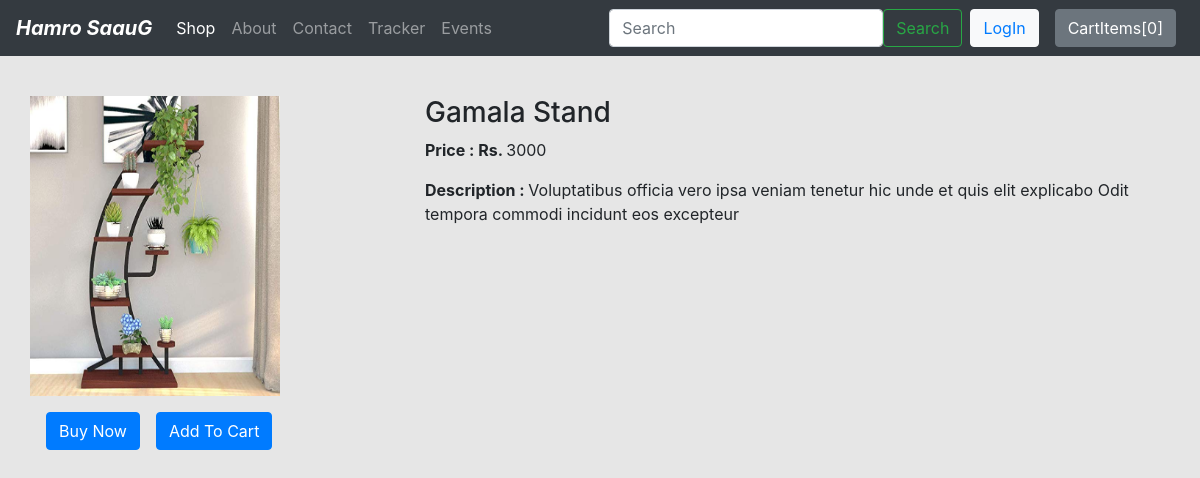
Screenshot of /product/10 with the database file from the repository.
### shop/models.py (models this page shows, shortened)
class Product(models.Model):
    product_name = models.CharField(max_length=50)
    category = models.CharField(max_length=50, default="")
    sub_category = models.CharField(max_length=50, default="")
    price = models.IntegerField(default="0")
    desciption = models.CharField(max_length=300)
    publish_date = models.DateField()
    image = models.ImageField(upload_to="shop/images", default="")

### shop/views.py (the view)
# urls.py: path('product/<int:pro_id>', views.product_view, name='product_view'),
def product_view(request, pro_id):
    product = Product.objects.filter(id=pro_id) #QuerySet_list with only one product
    return render(request, 'shop/product_view.html', {'product_item':product[0]})

### shop/templates/shop/product_view.html (shortened to what this page needs)
{% extends 'shop/basic.html' %}
{% block body %}
<div class="container my-4">
<br>
    <div class="row mt-5 ">
        <div class="col-md-4">
            <div class="row">
                <img src="/media/{{ product_item.image }}" alt="" height="300px" width="250px">
            </div>
            <div class="row my-3">
                <div class="btn btn-primary mx-3">Buy Now</div>
                <div class="btn btn-primary">Add To Cart</div>
            </div>
        </div>
        <div class="col-md-8">
            <h3> {{ product_item.product_name }} </h3>
            <p><b> Price : Rs. </b> {{ product_item.price }} </p>
            <p><b>Description : </b> {{ product_item.desciption }} </p>
            </div>
        </div>
    </div>
{% endblock %}

### shop/templates/shop/basic.html (style rules this page uses)
* { box-sizing: border-box; }
body { background-color:#e6e6e6; }

### rows the page displays
Product: image (picture), product_name "Gamala Stand", price "3000", desciption "Voluptatibus officia vero ipsa veniam tenetur hic unde et quis elit explicabo Odit tempora commodi incidunt eos excepteur"
